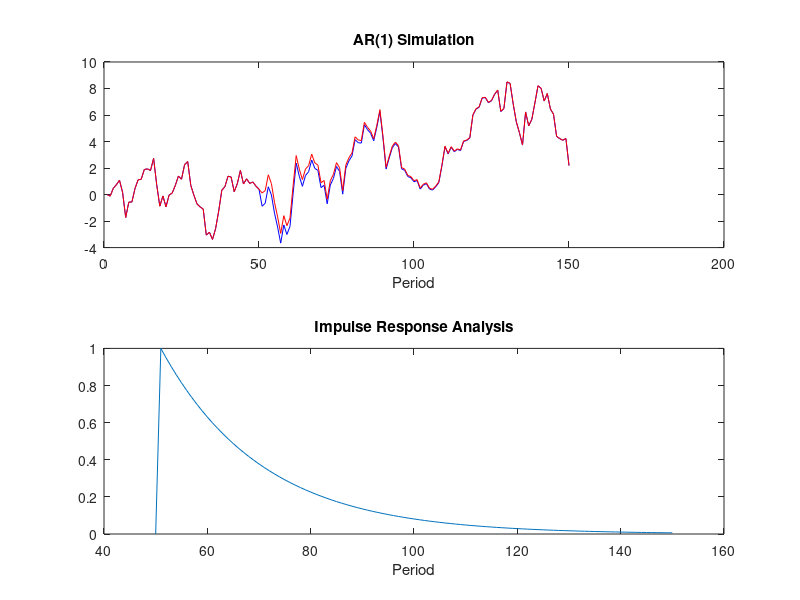

Here is the MATLAB script that generated this plot:
% Program to simulate an AR(1) process and plot impulse responses. 
% Diego Vilan - Spring 2011

%Housekeeping
clc;
clear all;


% Inital set-up values:

rho = 0.95;
T = 150;
x = zeros(T,1);
ex = randn(T,1);
ee = zeros(T-50,1);
y = zeros(T,1);

 
ey = [ex(1:50);ex(51)+1;ex(52:T)];
 
 
% Simulate AR(1) process: y_{t} = rho * y_{t-1} + e_{t}
% where e_{t} follows a standard normal distribution.

for t = 1:(T-1)
  x(t+1) = rho*x(t) + ex(t+1);
  y(t+1) = rho*y(t) + ey(t+1);
end


% Compute difference with original series:

 w=y-x;



% Plot graphs:

figure(1)

subplot(2,1,1)
plot((1:T),x,'b',(1:T),y,'r');
xlabel('Period');
%ylabel('Simulated series');
title('AR(1) Simulation');


subplot(2,1,2)
plot((50:T),w(50:T));
xlabel('Period');
%ylabel('Impulse Response');
title('Impulse Response Analysis');
